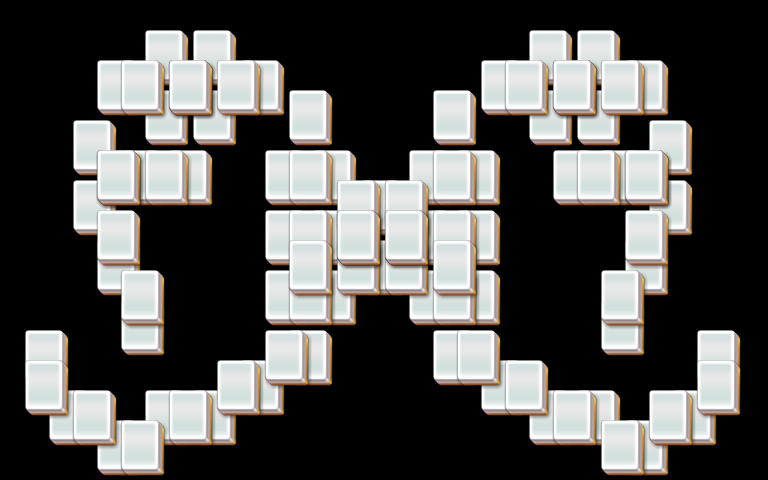

Rendered tile map (Tiled .tmx) drawn with the repository's tilesets; below, a short description and the map source with its tile grids summarised:
An orthogonal 32x16 tile map with 24x30 px tiles, 5 tile layers (layer1, layer2, layer3, layer4, ...).

<map version="1.0" orientation="orthogonal" width="32" height="16" tilewidth="24" tileheight="30">
 <properties>
  <property name="species" value="20" />
 </properties>
 <tileset firstgid="1" name="mahjong" tilewidth="48" tileheight="60">
  <image source="mahjong.png" width="48" height="60" />
 </tileset>
 <layer name="layer1" width="32" height="16">
  <data>[512 cells, 54 non-empty, 1 distinct tile ids]</data>
 </layer>
 <layer name="layer2" width="32" height="16">
  <data>[512 cells, 36 non-empty, 1 distinct tile ids]</data>
 </layer>
 <layer name="layer3" width="32" height="16">
  <data>[512 cells, 8 non-empty, 1 distinct tile ids]</data>
 </layer>
 <layer name="layer4" width="32" height="16">
  <data>[512 cells, 2 non-empty, 1 distinct tile ids]</data>
 </layer>
 <layer name="layer5" width="32" height="16">
  <data>[512 cells, 0 non-empty, 0 distinct tile ids]</data>
 </layer>
</map>
